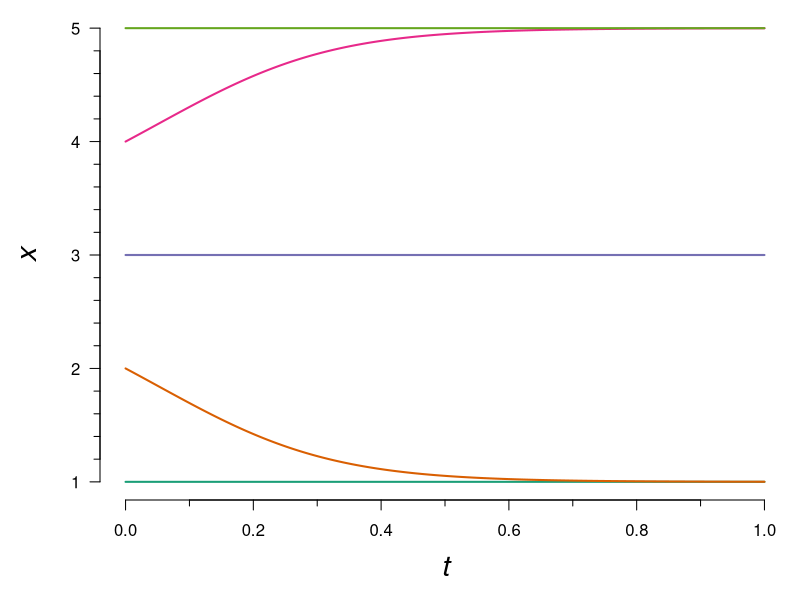

The R script that drew this image:
## ---- chunk 1
.libPaths("/home/neil/R/library")
## lout <- 100
## ---- chunk 2
library(deSolve)
library(sfsmisc)

.dw <- list(
    r = c(1, 3, 5)
)
dw <- function(t, x, params) {
    with(params, {
        dx <- -(x - r[1])*(x - r[2])*(x - r[3])
        return(list(c(dx)))
    })
}

times <- seq(0, 1, length.out = 500)
X <- ode(2, times, dw, .dw)
xinits <- seq(5)
n <- 8
Xs <- lapply(xinits, ode, times = times, func = dw, parms = .dw)

palette("Dark 2")
par(mar = c(5, 5, 0.5, 0.5))
plot(
    NULL, xlim = range(times), ylim = range(.dw$r),
    xlab = "t", ylab = "x", font.lab = 3, cex.lab = 2, cex.lab = 1.75,
    axes = FALSE
)
eaxis(1)
eaxis(2)
invisible(mapply(function(X, i) lines(X, col = i, lwd = 2), Xs, xinits))
